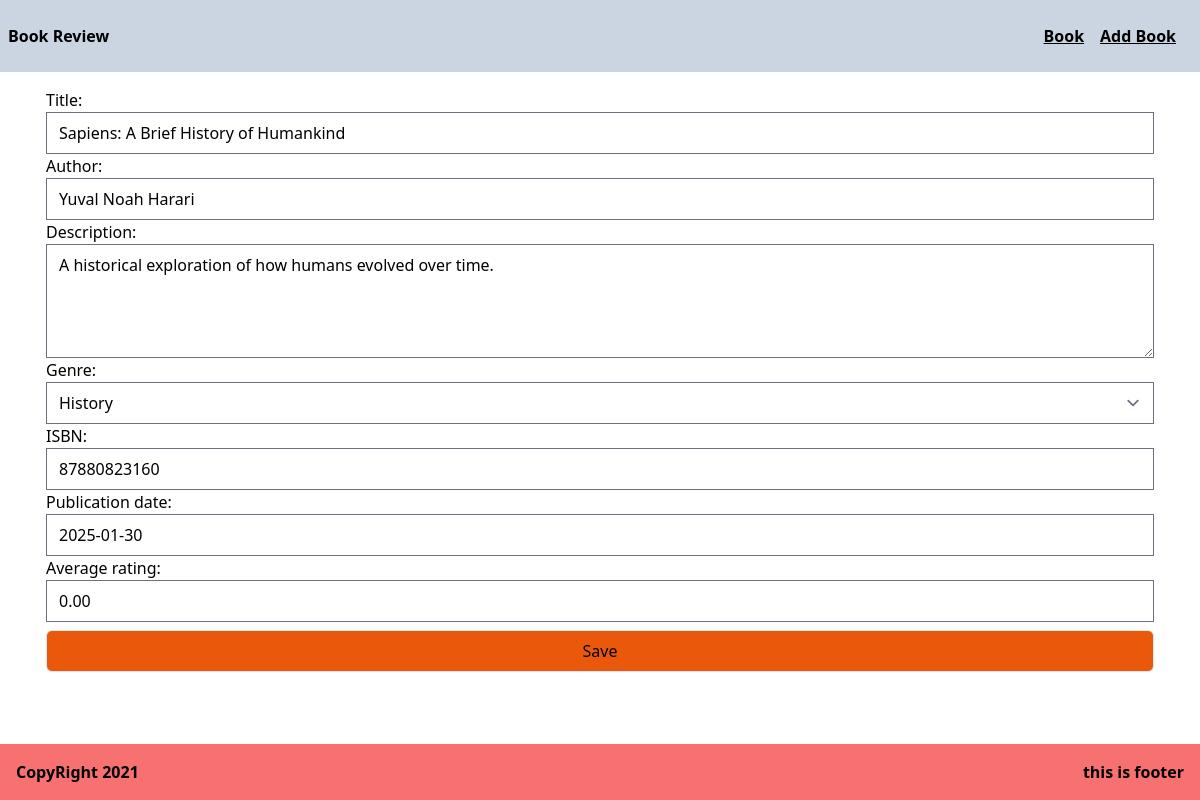
The app's page /book/5/edit/ with its own data.
### book/models.py (models this page shows, shortened)
class Book(models.Model):
    GENRE_CHOICES = [
        ('friction','Friction'),
        ('non_friction','Non_firction'),
        ('science','Science'),
        ('technology','Technology'),
        ('history','History'),
        ('other','Other')
    ]
    title = models.CharField(max_length=200)
    author = models.CharField(max_length=200)
    description = models.TextField()
    genre = models.CharField(max_length = 20 , choices = GENRE_CHOICES)
    isbn = models.CharField('ISBN',max_length = 13 , unique = True)
    publication_date = models.DateField()
    average_rating = models.DecimalField(
        max_digits= 3,
        decimal_places =2 ,
        validators = [MinValueValidator(0),MaxValueValidator(5)],
        default = 0
    )
    created_at = models.DateTimeField(auto_now_add = True)
    updated_at = models.DateTimeField(auto_now = True)

### book/views.py (the view)
# urls.py: path('<int:pk>/edit/',views.book_update,name='book_update'),
def book_update(request,pk):
    book = Book.objects.get(pk = pk)
    if request.method == "POST":
        form = BookForm(request.POST , instance = book)
        if form.is_valid():
            form.save()
            messages.success(request,'Book updated Successfully!')
            return redirect('book_list')
    else:
        form = BookForm(instance = book)
    return render(request,'book/book_form.html',{'form':form})

### book/forms.py
class BookForm(forms.ModelForm):
    class Meta:
         model = Book
         fields = '__all__'
         widgets = {
              'title' : forms.TextInput(attrs ={
                   'class' : 'w-full',
                   'placeholder' : 'Enter book title'
              }),
              'author': forms.TextInput(attrs = {
                   'class':'w-full',
                   'placeholder' : 'Enter author name'
              }),
              'description': forms.Textarea(attrs = {
                   'class':'w-full',
                   'rows':4,
                   'placeholder': 'Enter book description'
              }),
              'genre': forms.Select(attrs={
                   'class':'w-full'
              }),
              'isbn': forms.TextInput(attrs={
                   'class':'w-full',
                   'placeholder':'Enter isbn'
              }),
              'publication_date' : forms.DateInput(attrs={
                   'class':'w-full',
                   'placeholder':'Enter publication date'
              })
         }

### book/templates/book/book_form.html (shortened to what this page needs)
{%extends 'book/base.html'%}
{% block content %}
<form
    action="{% if form.instance.pk %}{% url 'book_update' form.instance.pk %}{% else %}{% url 'book_create' %}{% endif %}"
    class='book-reg-form'
    method='POST'
>
    {{form.as_p}}
    <button type='submit' value='Submit' class='mt-2 p-2 border rounded-md bg-orange-600'>
        Save
    </button>
</form>
{% endblock %}

### book/static/books/book-form.css (style rules this page uses)
.book-reg-form { width:100%; display:flex; flex-direction:column; justify-content:center; padding-left:30px; padding-right:30px; }
p { display:flex; flex-direction : column; width:full; }

### records on screen
Book: title "Sapiens: A Brief History of Humankind", author "Yuval Noah Harari", description "A historical exploration of how humans evolved over time.", genre "History", isbn "87880823160", publication_date "2025-01-30", average_rating "0.00"
